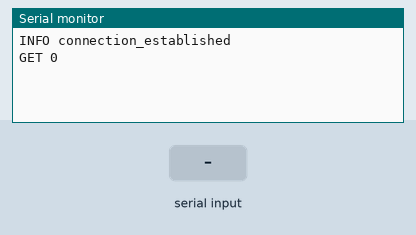
Recording of a sketch running on a simulated Arduino Uno, built with avr-gcc and run on an emulated ATmega328P. Shown: the last lines printed to the serial monitor. The test bench sets the inputs (shaded band).

Above: at 1.2 s.
1.3 s: "-\n" received over Serial
At 2.5 s:
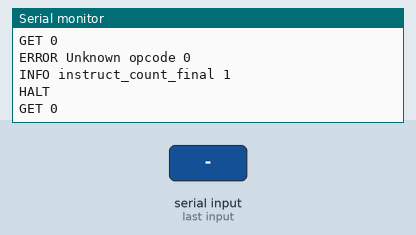
2.8 s: "30,150\n" received over Serial
At 3.9 s:
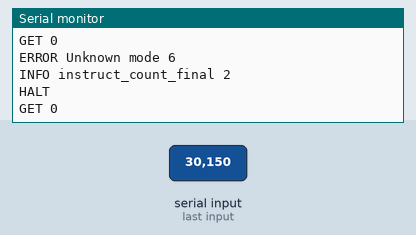
4.3 s: byte 10 ('\n') received over Serial
At 5.0 s:
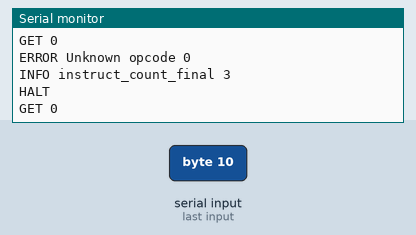

The sketch:

intcode-arduino.ino
```cpp
const long baudRate = 115200;

void setup() {
	// Start serial and wait for connection
	Serial.begin(baudRate);
	while (!Serial);
	Serial.println("INFO connection_established");
}

// Instruction pointer
int ip = 0;
// Relative base register
long long relBase = 0;
// Number of executed instructions
long instructCount = 0;
// Number of args for each opcode
byte argNums[] = {
	0,
	3, // Add
	3, // Multiplication
	1, // Input
	1, // Output
	2, // Jump non-zero
	2, // Jump zero
	3, // Less than
	3, // Equals
	1  // Change relative base
};


void loop() {
	// Load next instruction
	long long instruction = get(ip);
	instructCount++;
	byte opcode = instruction % 100;
	if (opcode == 99) {
		halt();
		return;
	}

	// Determine number of args for this opcode
	byte argNum = argNums[opcode];

	// Extract mode for each arg
	byte modes[argNum];
	long long modeVal = instruction / 100;
	long powVal = 1;
	for (int i = 0; i < argNum; i++) {
		// Implicit mode 0 if not specified
		modes[i] = (modeVal / powVal) % 10LL;
		powVal *= 10;
	}

	// ip points to the instruction and first arg is ip+1
	int argAddr[argNum];
	for (int i = 0; i < argNum; i++) {
		int addr = ip + 1 + i;
		switch (modes[i]) {
			case 0:
			// Position mode: The value is the position of the actual value
			argAddr[i] = get(addr);
			break;
		case 1:
			// Immediate mode: The parameter is the value itself
			argAddr[i] = addr;
			break;
		case 2:
			// Relative base mode: The value plus the relative
			// base register is the position of the value
			argAddr[i] = relBase + get(addr);
			break;
		default:
			// Unknown mode
			error("Unknown mode " + String(modes[i]));
			return;
		}
	}

	// moveIP indicates whether the instruction pointer should be moved
	// after execution (for Jump operations this should not be done).
	boolean moveIP = true;

	// Execute instruction
	switch (opcode) {
		case 1: // Addition
			set(argAddr[2], get(argAddr[0]) + get(argAddr[1]));
			break;
		case 2: // Multiplication
			set(argAddr[2], get(argAddr[0]) * get(argAddr[1]));
			break;
		case 3: // Input
			set(argAddr[0], input());
			break;
		case 4: // Output
			output(get(argAddr[0]));
			break;
		case 5: // Jump non-zero
			if (get(argAddr[0]) != 0) {
				moveIP = false; // Don't move the instruction pointer
				ip = get(argAddr[1]);
			}
			break;
		case 6: // Jump zero
			if (get(argAddr[0]) == 0) {
				moveIP = false; // Don't move the instruction pointer
				ip = get(argAddr[1]);
			}
			break;
		case 7: // Less than
			set(argAddr[2], boolToInt(get(argAddr[0]) < get(argAddr[1])));
			break;
		case 8: // Equals
			set(argAddr[2], boolToInt(get(argAddr[0]) == get(argAddr[1])));
			break;
		case 9: // Change relative base
			relBase += get(argAddr[0]);
			break;
		default: // Unknown opcode
			String msg = "Unknown opcode " + String(opcode);
			error(msg);
			return;
	}

	if (moveIP) {
		// Move instruction pointer by one for the instruction (opcode) plus number of args
		ip += 1 + argNum;
	}

	if (instructCount % 100 == 0) {
		// Print the current instruct count every 100 instructions to show that I am still alive
		info("instruction_count_current " + String(instructCount));
	}
}

// Returns the value of the given address in the program
// by querying the control program.
long long get(int addr) {
	Serial.print("GET ");
	Serial.println(addr);
	return readLL();
}

// Sets the address to the given value in the
// program by querying the control program.
void set(int addr, long long val) {
	Serial.print("SET ");
	Serial.print(addr);
	Serial.print(" ");
	printLL(val);
	Serial.println();
	Serial.flush();
}

// Converts a boolean into an integer.
int boolToInt(boolean b) {
	if (b) {
		return 1;
	} else {
		return 0;
	}
}

// Reads a value from the input by querying the control program.
long long input() {
	Serial.println("INPUT");
	return readLL();
}

// Outputs a value by sending it to the control program
void output(long long val) {
	Serial.print("OUTPUT ");
	printLL(val);
	Serial.println();
	Serial.flush();
}

// Sends the final instructCount and halt to controller and resets ip and relBase.
void halt() {
	info("instruct_count_final " + String(instructCount));
	Serial.println("HALT");
	Serial.flush();
	ip = 0;
	relBase = 0;
}

// Sends the message to the controller and calls halt().
void error(String msg) {
	Serial.print("ERROR ");
	Serial.println(msg);
	halt();
}

// Sends a info message to the controller.
void info(String msg) {
	Serial.print("INFO ");
	Serial.println(msg);
}

// Prints a long long to the serial connection.
void printLL(long long x) {
	// Print sign
	if (x < 0) {
		Serial.print("-");
	}
	long long xPos = abs(x);

	// Split long long into two longs and print them separately
	char buffer[10];
	sprintf(buffer, "%06ld", (long)(xPos/1000000L));
	Serial.print(buffer);
	sprintf(buffer, "%06ld", (long)(xPos%1000000L));
	Serial.println(buffer);
}

// Reads a long long from the serial console.
long long readLL() {
	long long num = 0;
	char sign = 1;
	for (int i = 0; ; i++) {
		// Wait for Serial to receive next char
		while (!Serial.available());
		char c = Serial.read();
		if (c == '\n') {
			// Number finished
			break;
		} else if (c == '-') {
			// Change sign to negative
			sign = -1;
		} else {
			// Shift number one decimal place to the left
			num *= 10;
			// Convert ascii to number and add to num
			num += c - '0';
		}
	}
	return sign * num;
}
```

Measured:
- after the input at 1.3 s, the serial monitor: prints a new line at once (image 1)
- after the input at 2.8 s, the serial monitor: prints a new line at once (image 2)
- after the input at 4.3 s, the serial monitor: prints a new line at once (image 3)
